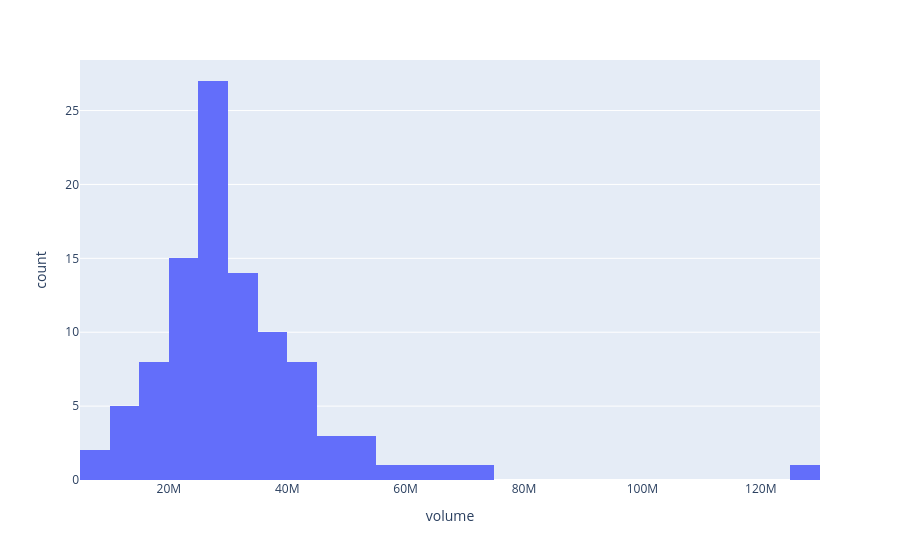
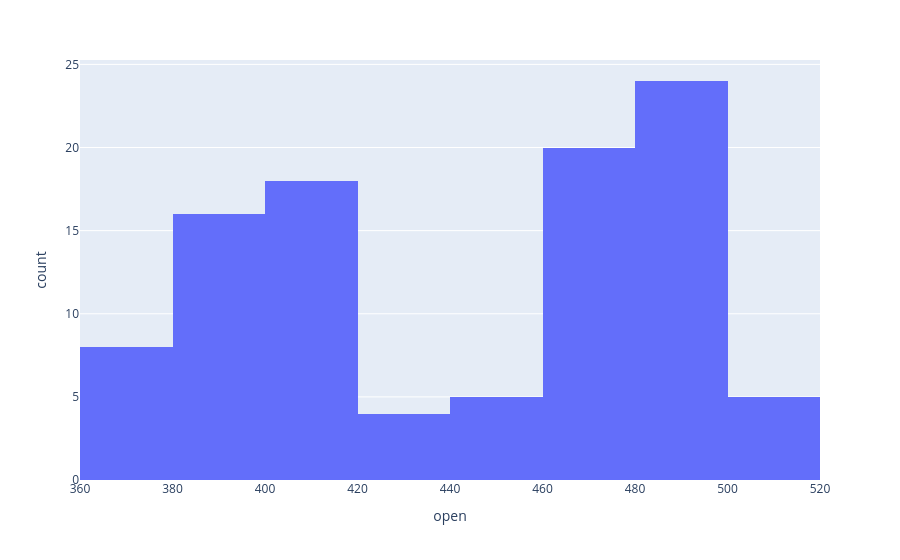

The notebook cell these images were saved under, in order:
### Code cell
# 3. inspecting the distribution in the data 
fig1=px.histogram(
    df,
    x="volume",
)
fig1.show()

fig2=px.histogram(
    df,
    x="open"
)
fig2.show()
